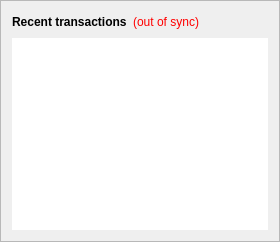
        <widget class="QFrame" name="frame_2">
         <property name="frameShape">
          <enum>QFrame::StyledPanel</enum>
         </property>
         <property name="frameShadow">
          <enum>QFrame::Raised</enum>
         </property>
         <layout class="QVBoxLayout" name="verticalLayout">

          <item>
           <layout class="QHBoxLayout" name="horizontalLayout_2">
            <item>
             <widget class="QLabel" name="label_4">
              <property name="font">
               <font>
                <weight>75</weight>
                <bold>true</bold>
               </font>
              </property>
              <property name="text">
               <string>Recent transactions</string>
              </property>
             </widget>
            </item>
            <item>
             <widget class="QLabel" name="labelTransactionsStatus">
              <property name="cursor">
               <cursorShape>WhatsThisCursor</cursorShape>
              </property>
              <property name="toolTip">
               <string>The displayed information may be out of date. Your wallet automatically synchronizes with the Zdx network after a connection is established, but this process has not completed yet.</string>
              </property>
              <property name="styleSheet">
               <string notr="true">QLabel { color: red; }</string>
              </property>
              <property name="text">
               <string notr="true">(out of sync)</string>
              </property>
              <property name="alignment">
               <set>Qt::AlignRight|Qt::AlignTrailing|Qt::AlignVCenter</set>
              </property>
             </widget>
            </item>
            <item>
             <spacer name="horizontalSpacer">
              <property name="orientation">
               <enum>Qt::Horizontal</enum>
              </property>
              <property name="sizeHint" stdset="0">
               <size>
                <width>40</width>
                <height>20</height>
               </size>
              </property>
             </spacer>
            </item>
           </layout>
          </item>
          <item>
           <widget class="QListView" name="listTransactions">

            <property name="frameShape">
             <enum>QFrame::NoFrame</enum>
            </property>
            <property name="verticalScrollBarPolicy">
             <enum>Qt::ScrollBarAlwaysOff</enum>
            </property>
            <property name="horizontalScrollBarPolicy">
             <enum>Qt::ScrollBarAlwaysOff</enum>
            </property>
            <property name="selectionMode">
             <enum>QAbstractItemView::NoSelection</enum>
            </property>
           </widget>
          </item>
         </layout>
        </widget>
